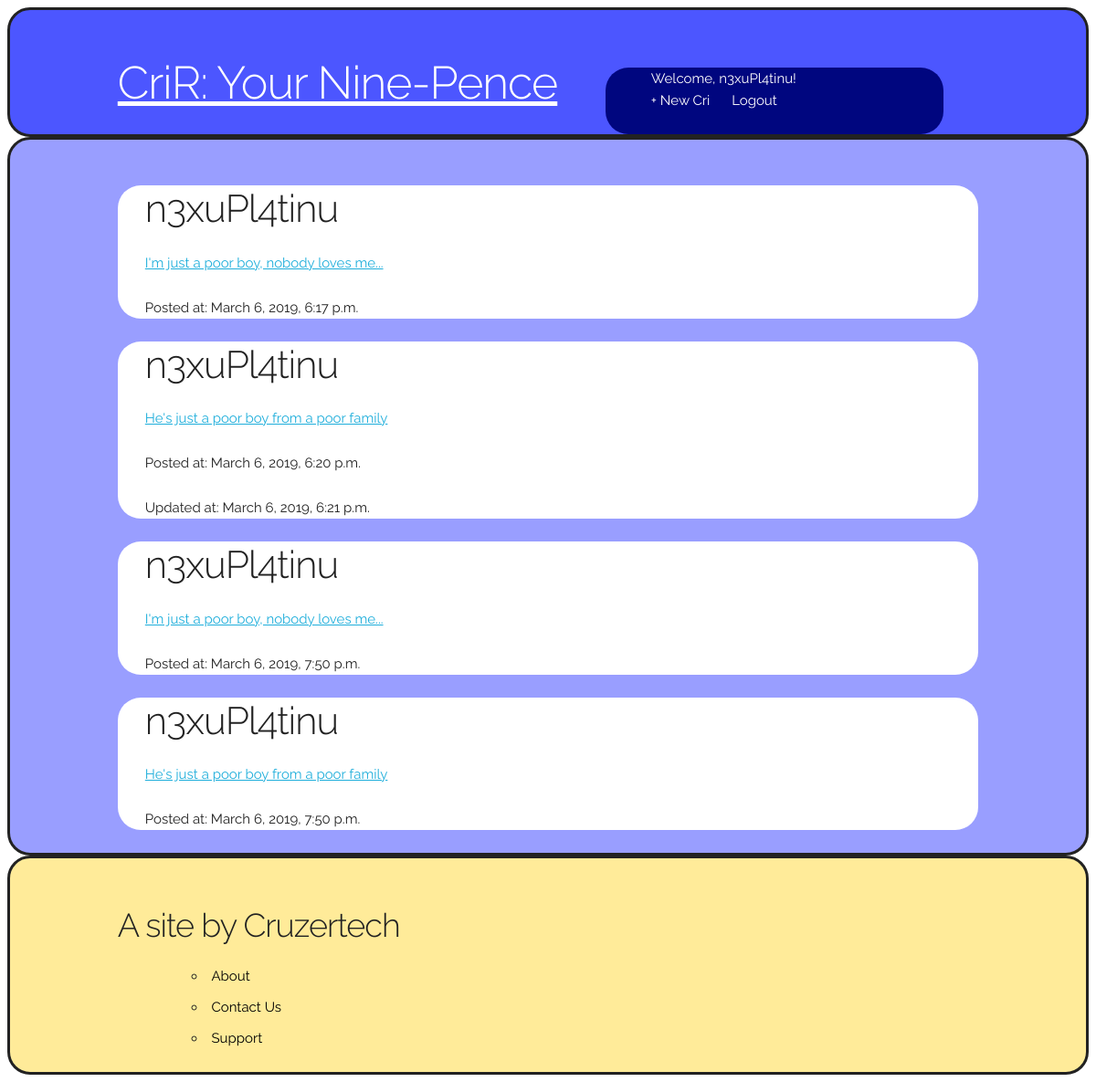
/accounts/posts/n3xuPl4tinu/ (signed in), run on the app's committed database.
### criRapp/models.py (models this page shows, shortened)
class Cri(models.Model):
    author = models.ForeignKey('auth.user', on_delete=models.CASCADE)
    created = models.DateTimeField(auto_now_add=True)
    updated = models.DateTimeField(auto_now=True)
    body = models.CharField(max_length=200)
    photo = models.ImageField(upload_to='images/')
    @property
    def created_updated_differ(self):
        return(self.updated - self.created) > timedelta(seconds=1)

### accounts/views.py (the view)
# urls.py: path('posts/<str:user>/', views.UserPostListView.as_view(), name = 'user_cri_list')
class UserPostListView(generic.ListView):
    model = Cri
    template_name = 'home.html'
    def get_queryset(self):
        return Cri.objects.filter(author__username__exact=self.kwargs['user'])

### criRapp/templates/criRapp/cri_list.html (shortened to what this page needs)
{% extends 'criRapp/base.html' %}
{% block content %}
  {% for x in object_list %}
    <div class="post-entry">
      <h2>{{ x.author }}</h2>
      <p><a href="{% url 'cri_detail' x.pk %}">{{ x.body }}</a></p>
      <p>Posted at: {{ x.created }}</p>
      {% if x.created_updated_differ %}
        <p>Updated at: {{ x.updated }}</p>
      {% endif %}
    </div>
  {% endfor %}
{% endblock content %}

### criRapp/templates/criRapp/base.html (shortened to what this page needs)
{% load static %}
<html>
    <head>
        <link rel="stylesheet" type="text/css" href="{% static 'css/base.css' %}">
    </head>
    <body>
    <section class="topbar">
        <div class="container">
            <header>
            <div class="seven columns">
                <h1><a href="/">CriR: Your Nine-Pence</a></h1>
            </div>
            <div id="nav" class="five columns">
            {% if user.is_authenticated %}
                <ul>
                    <li>Welcome, <a href="{% url 'user_cri_list' user.username %}">{{ user.username }}</a>!</li><br>
                    <li><a href="{% url 'cri_new' %}">+ New Cri</a></li>
                    <li><a href="{% url 'logout' %}">Logout</a></li>
                </ul>
            {% else %}
                <p>You are not logged in.</p>
                <p><a href="{% url 'login' %}">Login</a> | <a href="{% url 'signup' %}">Sign Up</a></p>
            {% endif %}
            </div>
            </header>
        </div>
    </section>
    <section class="cris">
        <div class="container">
        {% block content %}
        {% endblock content %}
        </div>
    </section>
    <section class="footer">
        <div class="container">
            <footer>
            <div class="five columns">
                <h3>A site by Cruzertech</h3>
            </div>
            <div class="offset-by-one columns">
                <ul>
                    <li><a href=''>About</a></li>
                    <li><a href=''>Contact Us</a></li>
                    <li><a href=''>Support</a></li>
                </ul>
            </div>
            </footer>
        </div>
    </section>
    </body>
</html>

### static/css/base.css (style rules this page uses)
.container { position: relative; width: 100%; max-width: 960px; margin: 0 auto; padding: 0 20px; box-sizing: border-box; }
.column, .columns { width: 100%; float: left; box-sizing: border-box; }
@media (min-width: 400px) { .container { width: 85%; padding: 0; } }
@media (min-width: 550px) { .container { width: 80%; } }
@media (min-width: 550px) { .column, .columns { margin-left: 4%; } }
@media (min-width: 550px) { .column:first-child, .columns:first-child { margin-left: 0; } }
@media (min-width: 550px) { .five.columns { width: 39.3333333333%; } }
@media (min-width: 550px) { .seven.columns { width: 56.6666666667%; } }
@media (min-width: 550px) { .offset-by-one.column, .offset-by-one.columns { margin-left: 8.66666666667%; } }
html { font-size: 62.5%; }
body { font-size: 1.5em; line-height: 1.6; font-weight: 400; font-family: "Raleway", "HelveticaNeue", "Helvetica Neue", Helvetica, Arial, sans-serif; color: #222; }
h1, h2, h3, h4, h5, h6 { margin-top: 0; margin-bottom: 2rem; font-weight: 300; }
h1 { font-size: 4.0rem; line-height: 1.2; letter-spacing: -.1rem; }
h2 { font-size: 3.6rem; line-height: 1.25; letter-spacing: -.1rem; }
h3 { font-size: 3.0rem; line-height: 1.3; letter-spacing: -.1rem; }
@media (min-width: 550px) { h1 { font-size: 5.0rem; } }
@media (min-width: 550px) { h2 { font-size: 4.2rem; } }
@media (min-width: 550px) { h3 { font-size: 3.6rem; } }
p { margin-top: 0; }
a { color: #1EAEDB; }
ul { list-style: circle inside; }
ol, ul { padding-left: 0; margin-top: 0; }
li { margin-bottom: 1rem; }
pre, blockquote, dl, figure, table, p, ul, ol, form { margin-bottom: 2.5rem; }
.container:after, .row:after, .u-cf { content: ""; display: table; clear: both; }
.container { margin-top: 50px; }
#nav { margin: 13px 0 0 0; background: #00067F; color: white; border-radius: 25px; padding-left: 50px; }
#nav ul li { display: inline; margin: 0 20px 0 0; }
#nav a { text-decoration: none; }
.topbar { border-radius: 25px; border: solid; background: #4C56FF; }
.topbar a { color: white; }
.cris { background: #999EFF; border-radius: 25px; border: solid; }
.post-entry { background: white; border-radius: 25px; padding-left: 30px; }
.footer { background: #FFEB99; border-radius: 25px; border: solid; }
footer { margin-bottom: 50px; }
footer a { color: black; text-decoration: none; }

### data on the page
Cri: author "n3xuPl4tinu", body "I'm just a poor boy, nobody loves me...", created "March 6, 2019, 6:17 p.m."
Cri: author "n3xuPl4tinu", body "He's just a poor boy from a poor family", created "March 6, 2019, 6:20 p.m.", updated "March 6, 2019, 6:21 p.m."
Cri: author "n3xuPl4tinu", body "I'm just a poor boy, nobody loves me...", created "March 6, 2019, 7:50 p.m."
Cri: author "n3xuPl4tinu", body "He's just a poor boy from a poor family", created "March 6, 2019, 7:50 p.m."

### other printed values
{{ user.username }} "n3xuPl4tinu"
